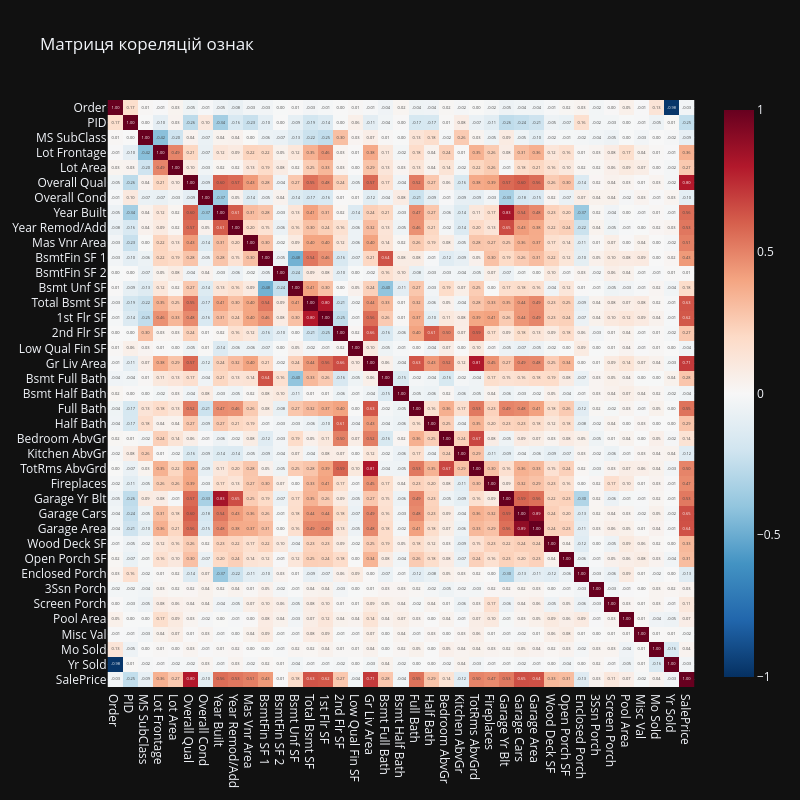

Write notebook code for a chart like this one.
### Code cell
fig_corr = px.imshow(housing.corr(numeric_only = True), text_auto=".2f", color_continuous_scale='RdBu_r', title="Матриця кореляцій ознак",zmin=-1, zmax=1, height = 600)
fig_corr.update_layout(width=800, height=800)
fig_corr.update_layout(template="plotly_dark")
fig_corr.show()

### Figure 1 — Plotly figure (JSON) as saved in the notebook; plotly's stock layout.template omitted (floating-point values rounded to 4 significant figures; data arrays with more than 128 entries replaced by an {"elided": "..."} marker saying what was removed)
{"data": [{"coloraxis": "coloraxis", "hovertemplate": "x: %{x}<br>y: %{y}<br>color: %{z}<extra></extra>", "name": "0", "texttemplate": "%{z:.2f}", "type": "heatmap", "x": ["Order", "PID", "MS SubClass", "Lot Frontage", "Lot Area", "Overall Qual", "Overall Cond", "Year Built", "Year Remod/Add", "Mas Vnr Area", "BsmtFin SF 1", "BsmtFin SF 2", "Bsmt Unf SF", "Total Bsmt SF", "1st Flr SF", "2nd Flr SF", "Low Qual Fin SF", "Gr Liv Area", "Bsmt Full Bath", "Bsmt Half Bath", "Full Bath", "Half Bath", "Bedroom AbvGr", "Kitchen AbvGr", "TotRms AbvGrd", "Fireplaces", "Garage Yr Blt", "Garage Cars", "Garage Area", "Wood Deck SF", "Open Porch SF", "Enclosed Porch", "3Ssn Porch", "Screen Porch", "Pool Area", "Misc Val", "Mo Sold", "Yr Sold", "SalePrice"], "xaxis": "x", "y": ["Order", "PID", "MS SubClass", "Lot Frontage", "Lot Area", "Overall Qual", "Overall Cond", "Year Built", "Year Remod/Add", "Mas Vnr Area", "BsmtFin SF 1", "BsmtFin SF 2", "Bsmt Unf SF", "Total Bsmt SF", "1st Flr SF", "2nd Flr SF", "Low Qual Fin SF", "Gr Liv Area", "Bsmt Full Bath", "Bsmt Half Bath", "Full Bath", "Half Bath", "Bedroom AbvGr", "Kitchen AbvGr", "TotRms AbvGrd", "Fireplaces", "Garage Yr Blt", "Garage Cars", "Garage Area", "Wood Deck SF", "Open Porch SF", "Enclosed Porch", "3Ssn Porch", "Screen Porch", "Pool Area", "Misc Val", "Mo Sold", "Yr Sold", "SalePrice"], "yaxis": "y", "z": {"elided": "39x39 float values"}}], "layout": {"coloraxis": {"cmax": 1, "cmin": -1, "colorscale": [[0, "rgb(5,48,97)"], [0.1, "rgb(33,102,172)"], [0.2, "rgb(67,147,195)"], [0.3, "rgb(146,197,222)"], [0.4, "rgb(209,229,240)"], [0.5, "rgb(247,247,247)"], [0.6, "rgb(253,219,199)"], [0.7, "rgb(244,165,130)"], [0.8, "rgb(214,96,77)"], [0.9, "rgb(178,24,43)"], [1, "rgb(103,0,31)"]]}, "height": 800, "title": {"text": "Матриця кореляцій ознак"}, "width": 800, "xaxis": {"anchor": "y", "constrain": "domain", "domain": [0, 1], "scaleanchor": "y"}, "yaxis": {"anchor": "x", "autorange": "reversed", "constrain": "domain", "domain": [0, 1]}}}
